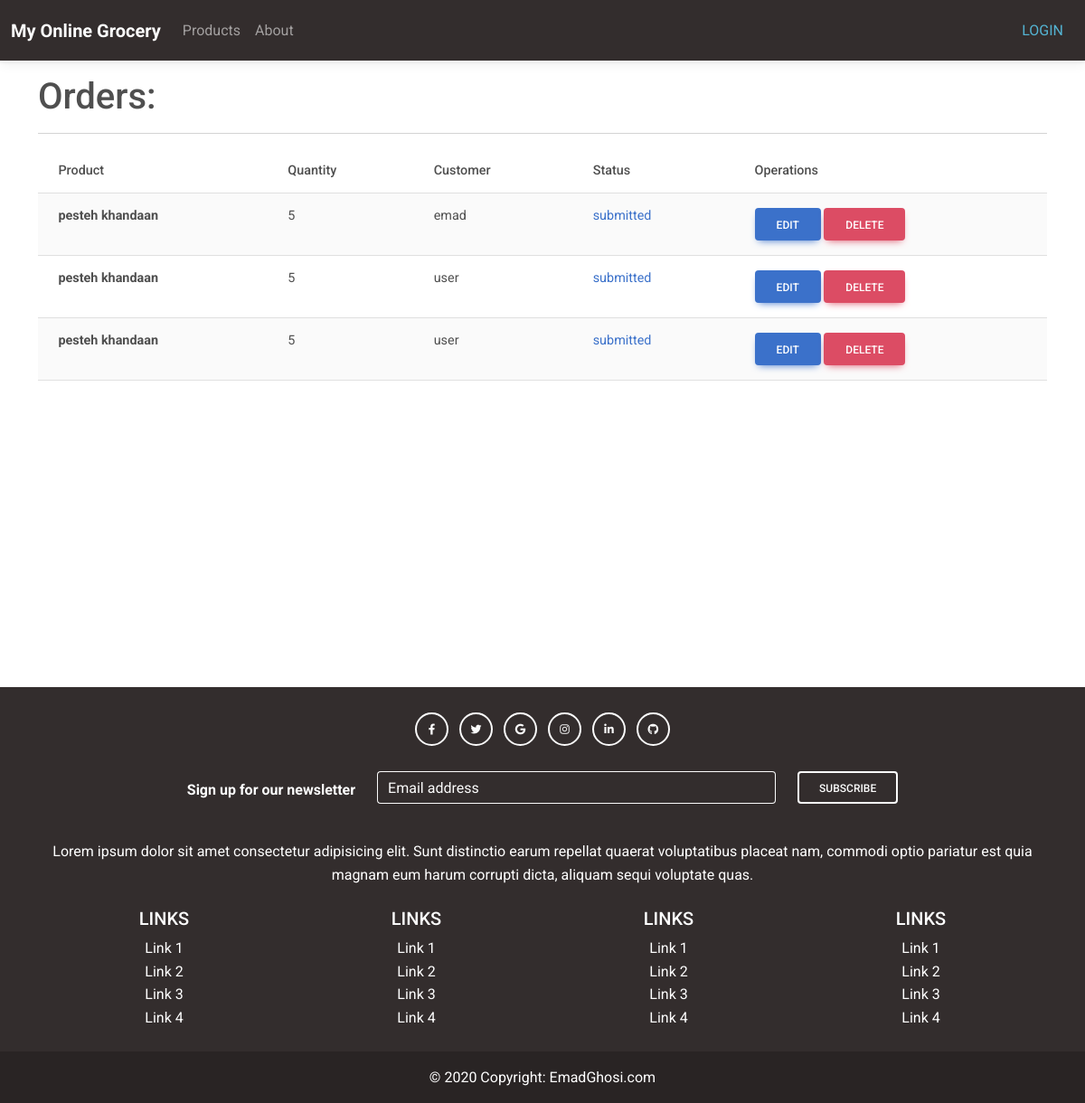
The app's page /administration/admorderlist/, older data.
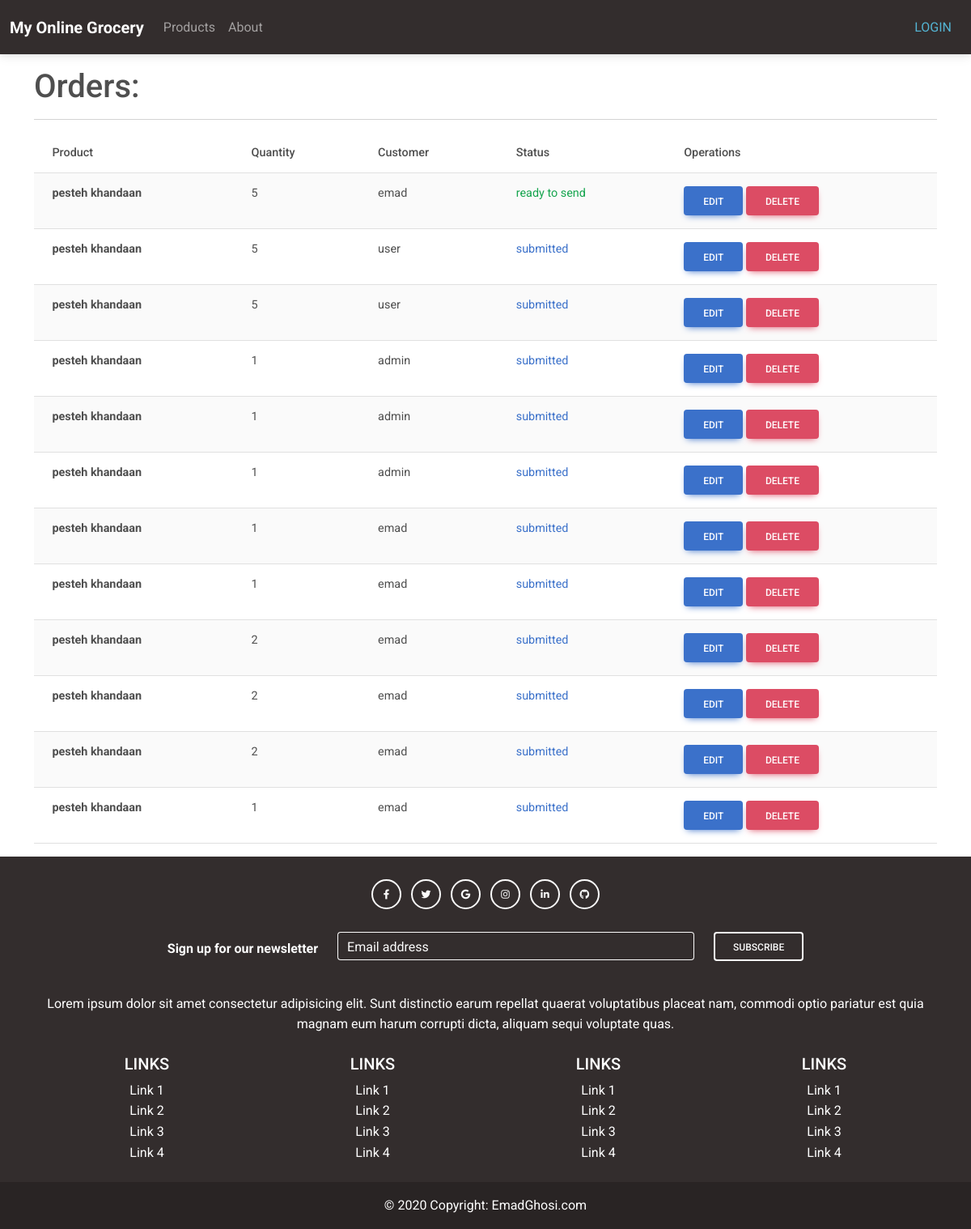
The same page, newer data.
### shop/models.py (models this page shows, shortened)
class Order(models.Model):
    user = models.ForeignKey(CustomUser,
            on_delete=models.CASCADE)
    product = models.ForeignKey(Stock,
            on_delete=models.CASCADE)
    quantity = models.PositiveIntegerField(null=False, blank=False, default=0)
    Submitted = 'submitted'
    ReadyToSend = 'ready to send'
    Status_Options = [(Submitted, 'submitted'),
        (ReadyToSend, 'ready to send'),]
    status = models.CharField(max_length=50, choices=Status_Options, default=Submitted)

### inventory/models.py (models this page shows, shortened)
class Stock(models.Model):
    product = models.ForeignKey(Product,
            related_name='stock_product',
            on_delete=models.CASCADE,)
    inventory = models.ForeignKey(Inventory,
            related_name='stock_inventory',
            on_delete=models.CASCADE,)
    quantity = models.PositiveIntegerField(default=0)

class Product(models.Model):
    name = models.CharField(max_length=100)
    price = models.DecimalField(max_digits=10, decimal_places=2, default=0)
    type = models.ForeignKey(ProductType,
            related_name='product_type',
            on_delete=models.CASCADE,)
    unit = models.ForeignKey(Unit,
            related_name='product_unit',
            on_delete=models.CASCADE,)

### accounts/models.py (models this page shows, shortened)
class CustomUser(AbstractUser):
    email = models.CharField(max_length=100)
    city = models.ForeignKey(City,
            related_name='user_city',
            default='',
            null=True,
            on_delete=models.CASCADE
            )
    supplier = models.ForeignKey(Supplier,
                related_name='user_supplier',
                default='',
                null=True,
                on_delete=models.CASCADE
            )

### administration/views.py (the view)
# urls.py: path('admorderlist/', AdmOrderListView.as_view(), name='admorderlist'),
class AdmOrderListView(ListView,LoginRequiredMixin):
    model = Order
    template_name = 'admorderlist.html'

### templates/admorderlist.html (shortened to what this page needs)
{% extends 'base.html' %}
{% load static %}
{% block content %}
<html>
<head>
  <link
  href="https://cdnjs.cloudflare.com/ajax/libs/font-awesome/6.0.0/css/all.min.css"
  rel="stylesheet"
/>
<link
  href="https://cdnjs.cloudflare.com/ajax/libs/mdb-ui-kit/6.4.0/mdb.min.css"
  rel="stylesheet"
/>
</head>
<body>
    <div class="wrapper">
        <h1 class=" text-left mt-3 mb-3 ml-0 align-left w-50">Orders:</h1>
      <hr>
        <div class="wrapper">
            <table class="table table-striped">
                <thead class="thead-dark ">
                    <tr>
                        <th>Product</th>
                        <th>Quantity</th>
                        <th>Customer</th>
                        <th>Status</th>
                        <th>Operations</th>
                    </tr>
                </thead>
                <tbody>
                    {% for item in object_list %}
                    <tr class="">
                        <td class="align-center"> <b >{{ item.product.product.name }} </b>
                        </td>
                        <td class="align-center"> {{ item.quantity }}
                        </td>
                        <td class="align-center"> {{ item.user.username }}
                        </td>
                        <td class="align-center {% if item.status == 'submitted' %} text-primary {% else %} text-success {% endif %}">
                           {{ item.status }}
                        </td>
                        <td class="align-right">
                            <div class="align-right">
                                <a
                                href="{% url 'admorderupdate' pk=item.pk %}"
                                class="btn btn-primary align-right "
                                role="btn"
                                >Edit</a
                              >
                              <a
                              href="{% url 'admorderdelete' pk=item.pk %}"
                                class="btn btn-danger align-right"
                                role="btn"
                                >Delete</a
                              >
                            </div>
                        </td>
                    </tr>
                  {% endfor %}
                </tbody>
              </table>
            </div>
          </div>
</body>
</html>
{% endblock content %}

### templates/base.html (shortened to what this page needs)
{% load static %}
<html >
    <head>
        <link
          href="https://cdnjs.cloudflare.com/ajax/libs/font-awesome/6.0.0/css/all.min.css"
          rel="stylesheet"
        />
        <link
          href="https://cdnjs.cloudflare.com/ajax/libs/mdb-ui-kit/6.4.0/mdb.min.css"
          rel="stylesheet"
        />
        <link rel="stylesheet" href="{% static 'css/base.css' %}">
  </head >
  <body class="page-container" >
    <div class="content-wrap">
      <nav role="navigation" style=" background: rgb(255,255,255);
      background: linear-gradient(38deg,  rgba(131,234,255,1) 0%, rgba(255,255,255,1) 100%),; "
      class="navbar bg-dark   navbar-expand-lg navbar-dark">
      <div  class="container-fluid ">
    <div class="collapse navbar-collapse" id="navbarSupportedContent">
      <a class="navbar-brand mt-2 mt-lg-0" href="{% url 'shop' %}">
       <b>My Online Grocery</b>
      </a>
      <ul class="navbar-nav me-auto mb-2 mb-lg-0">
        <li class="nav-item">
          <a class="nav-link" href="{% url 'shop' %}">Products</a>
        </li>
            <li class="nav-item">
              <a class="nav-link" href="{% url 'about' %}">About</a>
            </li>
      </ul>
    </div>
    <div class="d-flex align-items-center m-2">
      <div class="dropdown p-1 hover-shadow">
      </div>
      {% if user.is_authenticated %}
            {% else %}
            <a class="text-info m-1 " href="{% url 'login' %}">LOGIN</a>
      {% endif %}
    </div>
      </div>
    </nav>
    <section class="container"  >
    {% block content %} {% endblock %}
    </section>
    {% block footer %}
    <div class="footer">
<footer class="bg-dark text-center text-white">
  <div class="container p-4">
    <section class="mb-4">
      <a class="btn btn-outline-light btn-floating m-1" href="#!" role="button"
        ><i class="fab fa-facebook-f"></i
      ></a>
      <a class="btn btn-outline-light btn-floating m-1" href="#!" role="button"
        ><i class="fab fa-twitter"></i
      ></a>
      <a class="btn btn-outline-light btn-floating m-1" href="#!" role="button"
        ><i class="fab fa-google"></i
      ></a>
      <a class="btn btn-outline-light btn-floating m-1" href="#!" role="button"
        ><i class="fab fa-instagram"></i
      ></a>
      <a class="btn btn-outline-light btn-floating m-1" href="#!" role="button"
        ><i class="fab fa-linkedin-in"></i
      ></a>
      <a class="btn btn-outline-light btn-floating m-1" href="https://github.com/emadg-dev/MyOnlineStore" role="button"
        ><i class="fab fa-github"></i
      ></a>
    </section>
    <section class="">
      <form action="">
        <div class="row d-flex justify-content-center">
          <div class="col-auto">
            <p class="pt-2">
              <strong>Sign up for our newsletter</strong>
            </p>
          </div>
          <div class="col-md-5 col-12">
            <div class="form-outline form-white mb-4">
              <input type="email" id="form5Example21" class="form-control" />
              <label class="form-label" for="form5Example21">Email address</label>
            </div>
          </div>
          <div class="col-auto">
            <button type="submit" class="btn btn-outline-light mb-4">
              Subscribe
            </button>
          </div>
        </div>
      </form>
    </section>
    <section class="mb-4">
      <p>
        Lorem ipsum dolor sit amet consectetur adipisicing elit. Sunt distinctio earum
        repellat quaerat voluptatibus placeat nam, commodi optio pariatur est quia magnam
        eum harum corrupti dicta, aliquam sequi voluptate quas.
      </p>
    </section>
    <section class="">
      <div class="row">
        <div class="col-lg-3 col-md-6 mb-4 mb-md-0">
          <h5 class="text-uppercase">Links</h5>
          <ul class="list-unstyled mb-0">
            <li>
              <a href="#!" class="text-white">Link 1</a>
            </li>
            <li>
              <a href="#!" class="text-white">Link 2</a>
            </li>
            <li>
              <a href="#!" class="text-white">Link 3</a>
            </li>
            <li>
              <a href="#!" class="text-white">Link 4</a>
            </li>
          </ul>
        </div>
        <div class="col-lg-3 col-md-6 mb-4 mb-md-0">
          <h5 class="text-uppercase">Links</h5>
          <ul class="list-unstyled mb-0">
            <li>
              <a href="#!" class="text-white">Link 1</a>
            </li>
            <li>
              <a href="#!" class="text-white">Link 2</a>
            </li>
            <li>
              <a href="#!" class="text-white">Link 3</a>
            </li>
            <li>
              <a href="#!" class="text-white">Link 4</a>
            </li>
          </ul>
        </div>
        <div class="col-lg-3 col-md-6 mb-4 mb-md-0">
          <h5 class="text-uppercase">Links</h5>
          <ul class="list-unstyled mb-0">
            <li>
              <a href="#!" class="text-white">Link 1</a>
            </li>
            <li>
              <a href="#!" class="text-white">Link 2</a>
            </li>
            <li>
              <a href="#!" class="text-white">Link 3</a>
            </li>
            <li>
              <a href="#!" class="text-white">Link 4</a>
            </li>
          </ul>
        </div>
        <div class="col-lg-3 col-md-6 mb-4 mb-md-0">
          <h5 class="text-uppercase">Links</h5>
          <ul class="list-unstyled mb-0">
            <li>
              <a href="#!" class="text-white">Link 1</a>
            </li>
            <li>
              <a href="#!" class="text-white">Link 2</a>
            </li>
            <li>
              <a href="#!" class="text-white">Link 3</a>
            </li>
            <li>
              <a href="#!" class="text-white">Link 4</a>
            </li>
          </ul>
        </div>
      </div>
    </section>
  </div>
  <div class="text-center p-3" style="background-color: rgba(0, 0, 0, 0.2);">
    © 2020 Copyright:
    <a class="text-white" href="#">EmadGhosi.com</a>
  </div>
</footer>
    </div>
    {% endblock footer %}
  </div>
  </body>
</html>

### static/css/base.css (style rules this page uses)
body { font-family: "Roboto", -apple-system, BlinkMacSystemFont, "Segoe UI", Roboto, "Helvetica Neue", Arial, "Noto Sans", sans-serif, "Apple Color Emoji", "Segoe UI Emoji", "Segoe UI Symbol", "Noto Color Emoji"; }
h1, h2, h3, h4, h5, h6, .h1, .h2, .h3, .h4, .h5, .h6 { font-family: "Roboto", -apple-system, BlinkMacSystemFont, "Segoe UI", Roboto, "Helvetica Neue", Arial, "Noto Sans", sans-serif, "Apple Color Emoji", "Segoe UI Emoji", "Segoe UI Symbol", "Noto Color Emoji"; }
a { -webkit-transition: .3s all ease; -o-transition: .3s all ease; transition: .3s all ease; }
a, a:hover { text-decoration: none !important; }

### templates/base.html (style rules this page uses)
.page-container { position: relative; min-height: 100vh; }
.content-wrap { padding-bottom: 2.5rem; }
.footer { position: absolute; bottom: 0; width: 100%; height: 2.5rem; }

Row changes from the older to the newer data that the page shows:
changed Order: status "submitted" → "ready to send"
added Order: product.product.name "pesteh khandaan", quantity "1", user.username "admin", status "submitted"
added Order: product.product.name "pesteh khandaan", quantity "1", user.username "admin", status "submitted"
added Order: product.product.name "pesteh khandaan", quantity "1", user.username "admin", status "submitted"
added Order: product.product.name "pesteh khandaan", quantity "1", user.username "emad", status "submitted"
added Order: product.product.name "pesteh khandaan", quantity "1", user.username "emad", status "submitted"
added Order: product.product.name "pesteh khandaan", quantity "2", user.username "emad", status "submitted"
added Order: product.product.name "pesteh khandaan", quantity "2", user.username "emad", status "submitted"
added Order: product.product.name "pesteh khandaan", quantity "2", user.username "emad", status "submitted"
added Order: product.product.name "pesteh khandaan", quantity "1", user.username "emad", status "submitted"
